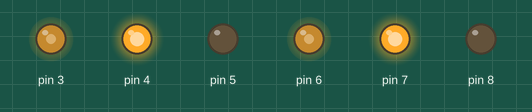
Simulated run of this sketch. Board: Arduino Uno, built with avr-gcc and run on an emulated ATmega328P. Shown: output pins drawn as LEDs (lit = HIGH).

Above: at 0.05 s.
At 1.95 s:
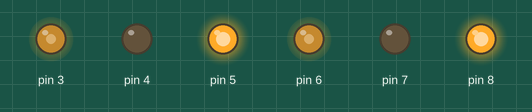
Timing chart, 0 to 3.0 s (numbered marks = the images above):
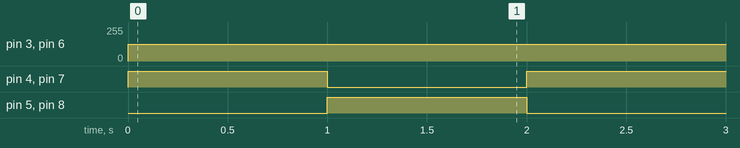

The sketch:

motor_driver_oop.ino
```cpp
// pins for base wheel motor
const uint8_t base_motor_ena = 3;
const uint8_t base_motor_in1 = 4;
const uint8_t base_motor_in2 = 5;
// base motor spped
const uint8_t base_motor_speed = 127;


// pins for reaction wheel motor
const uint8_t reaction_motor_ena = 6;
const uint8_t reaction_motor_in1 = 7;
const uint8_t reaction_motor_in2 = 8;
// reaction motor speed
const uint8_t reaction_motor_speed = 127;

/* ---------- Motor class ---------- */
struct Motor
{
  // variables;
  uint8_t motor_enable, motor_in1, motor_in2, motor_speed;

  // constructor
  Motor(const uint8_t enable, const uint8_t in1, const uint8_t in2, const uint8_t sped)
  {
    this->motor_enable = enable;
    this->motor_in1 = in1;
    this->motor_in2 = in2;
    this->motor_speed = sped;
  }
};

// BASE MOTOR OBJECT
struct Motor base_motor(base_motor_ena, base_motor_in1, base_motor_in2, base_motor_speed);

// REACTION MOTOR OBJECT
struct Motor reaction_motor(reaction_motor_ena, reaction_motor_in1, reaction_motor_in2, reaction_motor_speed);

/* ============================== setup ============================== */
void setup()
{
  //for base wheel
  pinMode(base_motor.motor_enable, OUTPUT);
  pinMode(base_motor.motor_in1, OUTPUT);
  pinMode(base_motor.motor_in2, OUTPUT);

  //for reaction wheel
  pinMode(reaction_motor.motor_enable, OUTPUT);
  pinMode(reaction_motor.motor_in1, OUTPUT);
  pinMode(reaction_motor.motor_in2, OUTPUT);
}

/* ============================== loop ============================== */
void loop()
{
  // base motor clockwise
  rotate_motor(base_motor,true);
  rotate_motor(reaction_motor,true);
  delay(1000);
  // base motor anticlockwise

  // reaction motor clockwise
  rotate_motor(base_motor,false);
  rotate_motor(reaction_motor,false);
  delay(1000);
}


/* ----- motor rotation ----- */

void rotate_motor(struct Motor motor, bool dir)
{
  if(dir) {
    digitalWrite(motor.motor_in1, HIGH);
    digitalWrite(motor.motor_in2, LOW);
    analogWrite(motor.motor_enable, motor.motor_speed);
    return;
  }

  digitalWrite(motor.motor_in1, LOW);
  digitalWrite(motor.motor_in2, HIGH);
  analogWrite(motor.motor_enable, motor.motor_speed);
}
```

Measured:
- by itself, pin 3, pin 6: 0/255 → 127/255 at 0.00 s
- by itself, pin 4, pin 5, pin 7, pin 8: alternates HIGH for 1.0 s and LOW for 1.0 s
